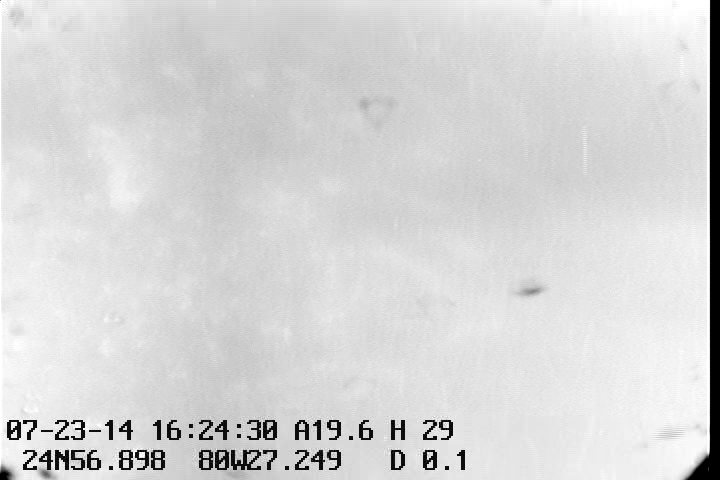
#> input picture frame.png, 720 x 480 px
$ python text_block.py
#> lines starting #> are read from the running program, lines starting #| are printed output that depends on the picture
#!/usr/bin/env python

import cv2
import numpy as np
from matplotlib import pyplot as plt

img = cv2.imread('frame.png')
#> img is the input picture: shape (480, 720, 3); min 0, max 255, mean 213.9
edges = cv2.Canny(img,200,400)
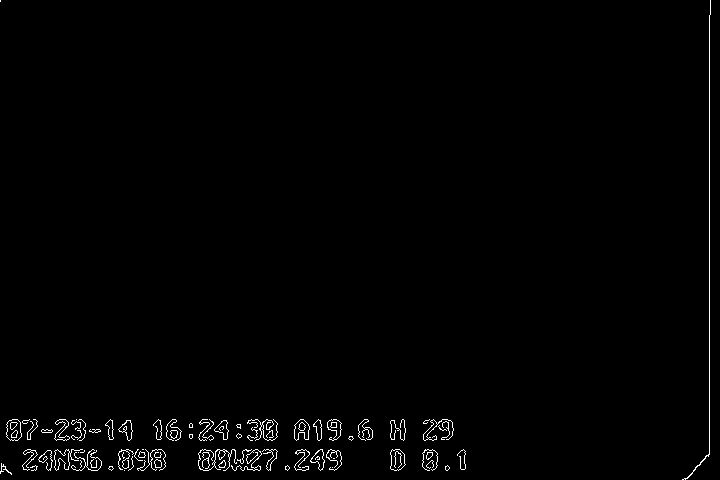
#> edges: shape (480, 720); 1.1% white in thin lines or dots

cv2.namedWindow('Display window', cv2.WINDOW_NORMAL)
cv2.imshow( "Display window", edges)

cv2.waitKey(0)
cv2.destroyAllWindows()
